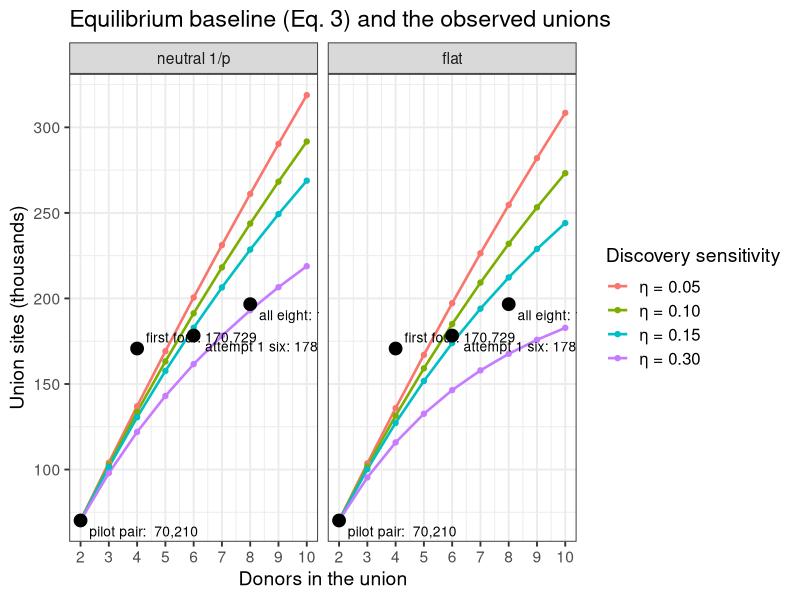
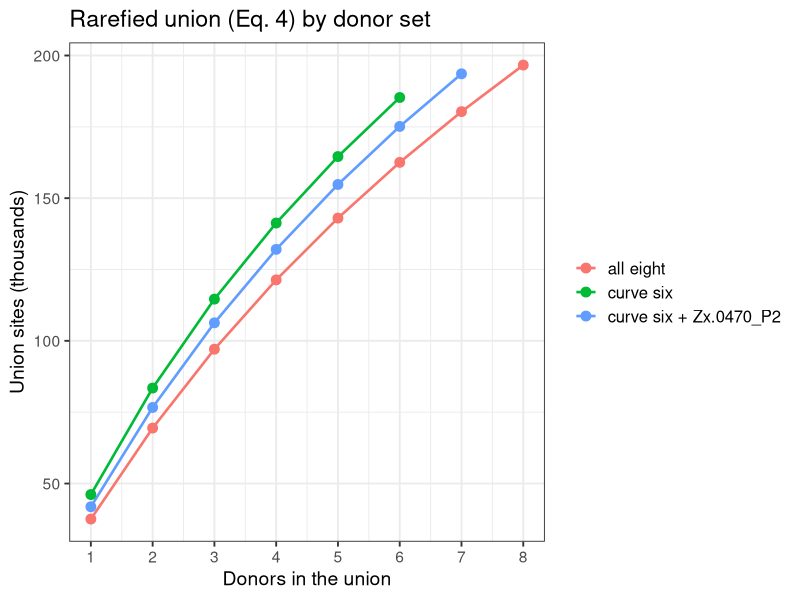
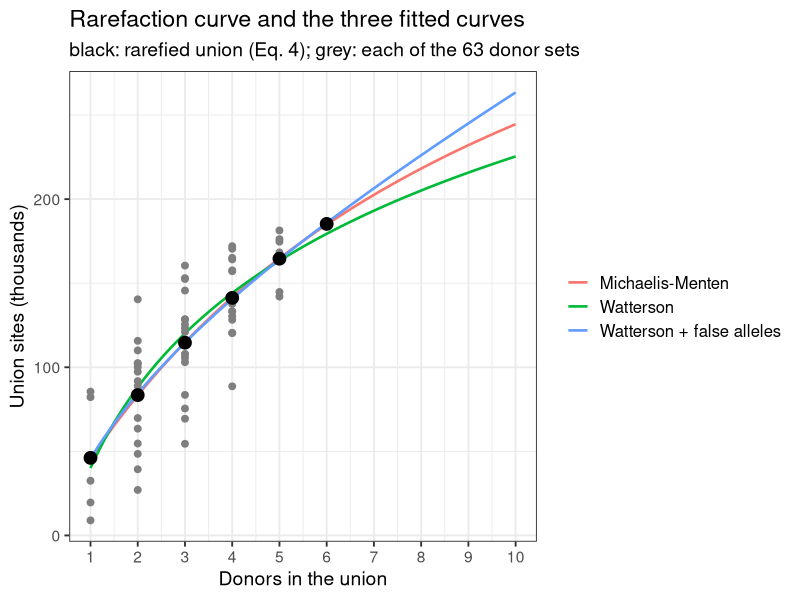
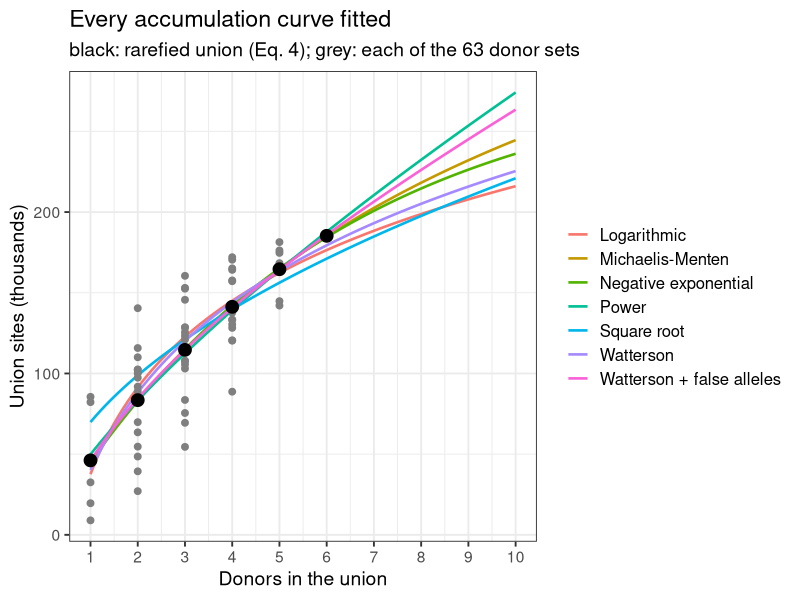

Recreate these plots in R, in order.
## ---- chunk 1
library(data.table)
library(ggplot2)
options(knitr.kable.NA = "")
theme_set(theme_bw(base_size = 14) + theme(legend.text = element_text(size = 12)))
## ---- chunk 2
knitr::kable(data.table(
  taxon = c("mexicana", "parviglumis", "diploperennis", "luxurians", "huehuetenangensis"),
  donors = c(43, 40, 6, 5, 2),
  `mexicana donors by race` = c("Mesa Central 21, Chalco 14, Durango 5, Nobogame 3", "", "", "", "")
))
## ---- chunk 3
chen <- data.table(
  taxon = c("mexicana", "parviglumis", "diploperennis", "perennis", "luxurians", "nicaraguensis", "huehuetenangensis"),
  accessions = c(81, 70, 20, 19, 14, 14, 5),
  snps_M = c(31.32, 41.51, 11.66, 15.29, 9.04, 7.41, 7.99),
  taxon_specific_M = c(4.26, 5.97, 1.13, 1.70, 0.48, 0.37, 0.64),
  specific_downsampled_M = c(1.82, 1.14, 1.06, 1.70, 0.58, 0.41, 1.00),
  pi = c(0.00804, 0.00847, 0.00629, 0.01038, 0.00592, 0.00543, 0.00572),
  fst_mexicana = c(NA, 0.068, 0.277, 0.277, 0.290, 0.270, 0.248),
  fst_maize = c(0.158, 0.101, 0.356, 0.354, 0.364, 0.342, 0.330)
)
knitr::kable(chen, digits = 5, col.names = c(
  "taxon", "accessions", "SNPs (M)", "taxon-specific SNPs (M)",
  "taxon-specific, downsampled (M)", "π per bp", "F_ST with mexicana",
  "F_ST with maize"
))
## ---- chunk 4
# donors in the column order of patterns_8donors.tsv
donors <- data.table(
  donor = c(
    "Zx.0540_P3", "Zx.0570_P2", "Zx.0550_P4", "Zx.0580_P2", "Zx.0500_P2", "Zx.0090_P2", "Zx.0470_P2", "Zx.0160_P2"
  ),
  race = c("Durango", "Nobogame", "Durango", "Nobogame", "Mesa Central", "Chalco", "Mesa Central", "Chalco"),
  own_sites = c(32750, 48251, 85952, 82601, 9060, 7482, 16283, 19767),
  status = c(rep("on the curve", 5), rep("off the curve", 2), "on the curve")
)
good <- which(donors$status == "on the curve")
unions <- data.table(
  set = c("pilot pair", "first four", "attempt 1 six", "all eight"),
  donors = c(2, 4, 6, 8), sites = c(70210, 170729, 178300, 196645)
)
pat <- fread("union_rarefaction/patterns_8donors.tsv",
  header = FALSE, col.names = c("pattern", "n"),
  colClasses = c("character", "numeric")
)
z <- do.call(rbind, lapply(strsplit(pat$pattern, ""), as.integer))
## ---- chunk 5
g <- (1:2000) / 2000
g1 <- head(g, -1)
spectra <- list(`neutral 1/p` = (1 / g1) / sum(1 / g1), flat = rep(1 / length(g1), length(g1)))
afs <- rbindlist(lapply(names(spectra), function(k) {
  rbindlist(lapply(c(0.05, 0.1, 0.15, 0.3), function(eta) {
    eu <- sapply(1:10, function(n) sum(spectra[[k]] * (1 - (1 - eta * g1)^n)))
    data.table(spectrum = k, eta = sprintf("η = %.2f", eta), donors = 2:10, sites = unions$sites[1] * eu[2:10] / eu[2])
  }))
}))
afs[, spectrum := factor(spectrum, levels = names(spectra))]
lab <- unions[, .(donors, sites, label = paste0(set, ": ", format(sites, big.mark = ",")), vj = c(1.6, -0.6, 1.6, 1.6))]
union_of <- function(s) unions[set == s, sites]
plot_curves <- function(curves, title, colour) {
  ggplot(curves, aes(donors, sites / 1e3, colour = eta)) +
    geom_line(linewidth = 0.9) +
    geom_point(size = 1.5) +
    geom_point(data = lab, aes(donors, sites / 1e3), inherit.aes = FALSE, size = 4, shape = 21, fill = "black") +
    geom_text(
      data = lab, aes(donors, sites / 1e3, label = label, vjust = vj), inherit.aes = FALSE, hjust = -0.08,
      size = 3.5
    ) +
    scale_x_continuous(breaks = 1:10) +
    labs(title = title, x = "Donors in the union", y = "Union sites (thousands)", colour = colour)
}
plot_curves(afs, "Equilibrium baseline (Eq. 3) and the observed unions", "Discovery sensitivity") +
  facet_wrap(~spectrum)
## ---- chunk 6
knitr::kable(donors, format.args = list(big.mark = ","), col.names = c("donor", "race", "own tier-A sites", "status"))
knitr::kable(unions, format.args = list(big.mark = ","), col.names = c("union (pipeline)", "donors", "union sites"))
pat6 <- data.table(pattern = apply(z[, good], 1, paste, collapse = ""), n = pat$n)[pattern != "000000", .(n = sum(n)),
  by = pattern
]
knitr::kable(pat6[order(-n)],
  format.args = list(big.mark = ","),
  col.names = c(paste("pattern z,", paste(donors$donor[good], collapse = " ")), "union sites")
)
## ---- chunk 7
rarefy <- function(members) {
  subsets <- unlist(lapply(seq_along(members), function(n) combn(members, n, simplify = FALSE)), recursive = FALSE)
  rbindlist(lapply(subsets, function(d) {
    data.table(
      donors = length(d), set = paste(donors$donor[d], collapse = " + "),
      sites = sum(pat$n[apply(z[, d, drop = FALSE], 1, max) == 1])
    )
  }))
}
sub_dt <- rarefy(good)
rare <- sub_dt[, .(sites = mean(sites)), by = donors]
sets <- list(`curve six` = good, `curve six + Zx.0470_P2` = c(good, 7), `all eight` = seq_len(8))
rare_sets <- rbindlist(lapply(sets, function(m) rarefy(m)[, .(sites = mean(sites)), by = donors]), idcol = "donor set")
knitr::kable(dcast(rare_sets, donors ~ `donor set`, value.var = "sites")[, c("donors", names(sets)), with = FALSE],
  digits = 0, format.args = list(big.mark = ",")
)
## ---- chunk 8
ggplot(rare_sets, aes(donors, sites / 1e3, colour = `donor set`)) +
  geom_line(linewidth = 0.9) +
  geom_point(size = 3) +
  scale_x_continuous(breaks = 1:8) +
  labs(
    title = "Rarefied union (Eq. 4) by donor set", x = "Donors in the union", y = "Union sites (thousands)",
    colour = NULL
  )
## ---- chunk 9
union_set <- function(m) sum(pat$n[apply(z[, m, drop = FALSE], 1, max) == 1])
adds <- data.table(
  set = c("curve six", "+ Zx.0470_P2", "+ Zx.0090_P2", "+ Zx.0470_P2 and Zx.0090_P2"),
  sites = c(union_set(good), union_set(c(good, 7)), union_set(c(good, 6)), union_set(c(good, 6, 7)))
)
adds[, added := sites - union_set(good)]
adds[1, added := NA]
knitr::kable(adds, format.args = list(big.mark = ","), col.names = c("union", "sites", "added to the curve six"))
## ---- chunk 10
# harmonic number H_n, continuous in n: digamma(n + 1) + Euler's gamma
harm <- function(n) digamma(n + 1) - digamma(1)
models <- list(
  `Michaelis-Menten` = list(f = sites ~ um * donors / (k + donors), start = list(um = 3e5, k = 4)),
  `Watterson + false alleles` = list(
    f = sites ~ cc + th * harm(donors) + eps * donors,
    start = list(cc = 1e4, th = 5e4, eps = 1e4)
  ),
  Watterson = list(f = sites ~ cc + th * harm(donors), start = list(cc = 1e4, th = 5e4)),
  Logarithmic = list(f = sites ~ a + b * log(donors), start = list(a = 5e4, b = 5e4)),
  Power = list(f = sites ~ a * donors^b, start = list(a = 6e4, b = 0.7)),
  `Square root` = list(f = sites ~ a * sqrt(donors), start = list(a = 6e4)),
  `Negative exponential` = list(f = sites ~ um * (1 - exp(-k * donors)), start = list(um = 3e5, k = 0.2))
)
sym <- c(cc = "c", th = "θ_η", eps = "ε_f", um = "U_∞", k = "K", a = "a", b = "b")
emp <- lapply(models, function(m) nls(m$f, data = rare, start = m$start, control = nls.control(maxiter = 500)))
emp_table <- rbindlist(lapply(names(emp), function(k) {
  cf <- coef(emp[[k]])
  data.table(
    model = k, parameters = paste(sprintf("%s = %s", sym[names(cf)], signif(cf, 3)), collapse = ", "),
    rmse = sqrt(mean(residuals(emp[[k]])^2)),
    at_10 = predict(emp[[k]], data.table(donors = 10))
  )
}))
plot_fits <- function(keep, title) {
  cv <- rbindlist(lapply(keep, function(k) {
    data.table(model = k, donors = seq(1, 10, 0.1), sites = predict(emp[[k]], data.table(donors = seq(1, 10, 0.1))))
  }))
  ggplot(cv, aes(donors, sites / 1e3, colour = model)) +
    geom_line(linewidth = 0.9) +
    geom_point(data = sub_dt, aes(donors, sites / 1e3), inherit.aes = FALSE, colour = "grey50", size = 2) +
    geom_point(data = rare, aes(donors, sites / 1e3), inherit.aes = FALSE, size = 4, shape = 21, fill = "black") +
    scale_x_continuous(breaks = 1:10) +
    labs(
      title = title, subtitle = sprintf("black: rarefied union (Eq. 4); grey: each of the %d donor sets", nrow(sub_dt)),
      x = "Donors in the union", y = "Union sites (thousands)", colour = NULL
    )
}
mm <- coef(emp$`Michaelis-Menten`)
wf <- coef(emp$`Watterson + false alleles`)
# range of the predictions at 10 donors over a group of models, in thousands
at10 <- function(keep) paste(round(range(emp_table[model %in% keep, at_10]) / 1e3), collapse = "-")
fading <- c("Logarithmic", "Negative exponential", "Watterson", "Michaelis-Menten")
lasting <- c("Watterson + false alleles", "Power")
## ---- chunk 11
wa <- coef(emp$Watterson)
wa_res <- round(residuals(emp$Watterson))
## ---- chunk 12
wf_cor <- cov2cor(vcov(emp$`Watterson + false alleles`))
wf_se <- summary(emp$`Watterson + false alleles`)$coefficients[, 2]
## ---- chunk 13
main_models <- c("Michaelis-Menten", "Watterson", "Watterson + false alleles")
plot_fits(main_models, "Rarefaction curve and the three fitted curves")
## ---- chunk 14
knitr::kable(emp_table[model %in% main_models],
  digits = 0, format.args = list(big.mark = ","),
  col.names = c("model", "fitted parameters", "RMSE (sites)", "predicted at 10 donors")
)
proj <- data.table(donors = c(5, 6, 10, 20, 43))
proj[, `:=`(
  mm = predict(emp$`Michaelis-Menten`, proj), watterson = predict(emp$Watterson, proj),
  wf = predict(emp$`Watterson + false alleles`, proj),
  wf_real = wf[["cc"]] + wf[["th"]] * harm(donors), wf_false = wf[["eps"]] * donors
)]
knitr::kable(proj,
  digits = 0, format.args = list(big.mark = ","),
  col.names = c(
    "donors", "Michaelis-Menten", "Watterson", "Watterson + false alleles",
    "of which c + θ_η H_n", "of which ε_f n"
  )
)
## ---- chunk 15
mm_real <- nls(sites ~ um * donors / (k + donors),
  data = rare[, .(donors, sites = wf[["cc"]] + wf[["th"]] * harm(donors))],
  start = list(um = 3e5, k = 4)
)
mm_split <- rbindlist(
  lapply(
    list(`full curve (real + false)` = emp$`Michaelis-Menten`, `real-allele part only` = mm_real),
    function(m) data.table(um = coef(m)[["um"]], k = coef(m)[["k"]], slope = coef(m)[["um"]] / coef(m)[["k"]])
  ),
  idcol = "fitted to"
)
knitr::kable(mm_split,
  digits = c(0, 0, 1, 0), format.args = list(big.mark = ","),
  col.names = c("Eq. 5 fitted to", "U_∞", "K", "initial gain U_∞ / K")
)
## ---- chunk 16
rare5 <- rarefy(setdiff(good, 5))[, .(sites = mean(sites)), by = donors]
emp5 <- lapply(models[main_models], function(m) {
  nls(m$f, data = rare5, start = m$start, control = nls.control(maxiter = 500))
})
check <- rbindlist(lapply(names(emp5), function(k) {
  data.table(
    model = k, at_6 = predict(emp5[[k]], data.table(donors = 6)), at_10 = predict(emp5[[k]], data.table(donors = 10)),
    at_10_six = predict(emp[[k]], data.table(donors = 10))
  )
}))
check[, observed_6 := rare[donors == 6, sites]]
knitr::kable(check[, .(model, at_6, observed_6, at_10, at_10_six)],
  digits = 0, format.args = list(big.mark = ","),
  col.names = c(
    "model", "five-donor fit at 6", "observed at 6 (curve six)", "five-donor fit at 10",
    "six-donor fit at 10"
  )
)
## ---- chunk 17
bounds <- c(`17 % (even per base)` = 0.17, `~100 % (unique sequence)` = 1)
chr10_share <- 26.1 / 367
a_hap <- sum(1 / (1:161))
own <- range(donors$own_sites[good])
til18_diffs <- 444982
theta_pi <- 0.00903 * 26.1e6
eta_lo <- own[1] / til18_diffs
eta_hi <- wf[["th"]] / theta_pi
singletons_neutral_acc <- 2 * (31316555 / a_hap) / 162
# largest share of eps_f that false calls (precision 0.97) and Chen's private SNPs (upper bounds) explain together
explained <- (0.03 * rare[donors == 1, sites] + 402200 / 2 * chr10_share * eta_hi) / wf[["eps"]]
per_donor <- rbindlist(lapply(names(bounds), function(b) {
  private_real <- 402200 / 2 * bounds[[b]] * chr10_share * c(eta_lo, eta_hi)
  data.table(
    share = b, theta_counts = 31316555 * bounds[[b]] * chr10_share / a_hap,
    real_private = paste(format(round(private_real, -1), big.mark = ","), collapse = "-"),
    real_share = paste(round(100 * private_real / wf[["eps"]]), collapse = "-")
  )
}))
## ---- chunk 18
knitr::kable(per_donor[, .(share, real_private, real_share)],
  col.names = c("Chen's SNPs in our ranges", "real private sites per donor", "share of ε_f (%)")
)
## ---- chunk 19
knitr::kable(emp_table,
  digits = 0, format.args = list(big.mark = ","),
  col.names = c("model", "fitted parameters", "RMSE (sites)", "predicted at 10 donors")
)
plot_fits(names(emp), "Every accumulation curve fitted")
## ---- chunk 20
# the four first-set donors, from their own union (job 1143239)
pat <- fread("union_rarefaction/patterns.tsv",
  header = FALSE, col.names = c("pattern", "n"),
  colClasses = c("character", "numeric")
)
z <- do.call(rbind, lapply(strsplit(pat$pattern, ""), as.integer))
p_rare <- function(zz, r, w, grid) {
  apply(zz, 1, function(zr) {
    q <- rep(1, length(grid))
    for (d in seq_along(r)) q <- q * if (zr[d] == 1) grid * r[d] else 1 - grid * r[d]
    sum(w * q)
  })
}
spectrum <- function(a) g^(a - 1) / sum(g^(a - 1))
model <- list(
  v2 = list(
    start = c(rep(-1, 4), -3, log(0.5)),
    par = function(th) list(r = plogis(th[1:4]), phi = plogis(th[5]), a = exp(th[6]), e = NA),
    pz = function(zz, m) p_rare(zz, m$r, c((1 - m$phi) * spectrum(m$a), m$phi), c(g, 1)),
    miss = function(rs, m) {
      sum(c((1 - m$phi) * spectrum(m$a), m$phi) * Reduce(`*`, lapply(rs, function(x) 1 - c(g, 1) * x)))
    }
  ),
  v3 = list(
    start = c(rep(-1, 4), -3, log(0.5), 1),
    par = function(th) list(r = plogis(th[1:4]), phi = plogis(th[5]), a = exp(th[6]), e = plogis(th[7])),
    pz = function(zz, m) {
      (1 - m$phi) * p_rare(zz, m$r, spectrum(m$a), g) +
        m$phi * apply(zz, 1, function(zr) prod(ifelse(zr == 1, m$e, 1 - m$e)))
    },
    miss = function(rs, m) {
      (1 - m$phi) * sum(spectrum(m$a) * Reduce(`*`, lapply(rs, function(x) 1 - g * x))) +
        m$phi * (1 - m$e)^length(rs)
    }
  )
)
fits <- lapply(model, function(md) {
  nll <- function(th) {
    pz <- md$pz(z, md$par(th))
    -sum(pat$n * log(pz / sum(pz)))
  }
  ft <- optim(md$start, nll, method = "BFGS", control = list(maxit = 2000))
  m <- md$par(ft$par)
  m$S <- sum(pat$n) / (1 - md$miss(m$r, m))
  m$union <- function(rs) m$S * (1 - md$miss(rs, m))
  m$fitted <- sum(pat$n) * md$pz(z, m) / sum(md$pz(z, m))
  m$loglik <- -ft$value
  m
})
par_table <- rbindlist(lapply(names(fits), function(v) {
  m <- fits[[v]]
  data.table(
    version = sub("v", "", v), r_0540 = m$r[1], r_0570 = m$r[2], r_0550 = m$r[3], r_0580 = m$r[4],
    a = m$a, phi = m$phi, e = m$e, S = round(m$S), log_lik = round(m$loglik, 1)
  )
}))
knitr::kable(par_table, digits = 3, format.args = list(big.mark = ","))
knitr::kable(
  data.table(
    pattern = pat$pattern, observed = pat$n, version_2 = round(fits$v2$fitted),
    version_3 = round(fits$v3$fitted)
  )[order(-observed)],
  format.args = list(big.mark = ","), col.names = c("pattern z", "observed", "Version 2 (B1)", "Version 3 (B3)")
)
